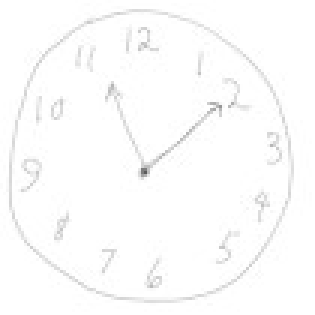
#> input picture images/clock-1.jpg, 105 x 105 px (shown 3 times larger); its folder holds 3 pictures in this run
$ jupyter execute --allow-errors ts_chat.ipynb   (shell and % lines are left out)
#> lines starting #> are read from the running program, lines starting #| are printed output that depends on the picture; after the words box and inside, x2 and y2 are one past the last pixel; in counts of white or black regions, pixels touching at a corner belong together
[cell 1]
import cv2
from matplotlib import pyplot as plt
import numpy as np
from collections import defaultdict
import random

[cell 2]
img_dict = defaultdict(lambda: [])

[cell 3]
for i in range(3):
    filename = 'images/clock-{}.jpg'.format(i+1)
    img = cv2.imread(filename)
#> img is the input picture: shape (105, 105, 3); min 91, max 255, mean 252.1
    img_dict['clock'].append(img)

img_dict['theta'].append(cv2.imread('images/theta-1.jpg'))
img_dict['omnicron'].append(cv2.imread('images/omnicron-1.jpg'))

[cell 4]
drawer = [
    'toht',
    'ty',
    'chat',
    'tui',
    'tui2',
    'futurama'
]
data_size = 10

for d in drawer:
    for i in range(data_size):
        filename = 'images/{}-{}.jpg'.format(d, i+1)
        img = cv2.imread(filename)
        img_dict[d].append(img)

[cell 5]
plt.figure(figsize=(10, 10))

f, axarr = plt.subplots(len(drawer), data_size)
#> (the rest of this cell did not finish here and is left out)

[cell 6]
img = img_dict['tui'][0]

#> (a cell that did not finish here is left out)

#> (a cell that did not finish here is left out)

#> (a cell that did not finish here is left out)

[cell 10]
def find_centroid(img):
    weighted_sum_x, weighted_sum_y, total_sum = 0, 0, 0
    shape = img.shape
    for i in range(shape[0]):
        for j in range(shape[1]):
            weighted_sum_x += img[i][j] * i
            weighted_sum_y += img[i][j] * j
            total_sum += img[i][j]
    return (weighted_sum_x / total_sum, weighted_sum_y / total_sum)

def find_contours(img, tolerant=0.05):
    #set a thresh
    thresh = 100
    #get threshold image
    ret, thresh_img = cv2.threshold(img, thresh, 255, cv2.THRESH_BINARY)
    #find contours
    contours, hierarchy = cv2.findContours(thresh_img, cv2.RETR_TREE, cv2.CHAIN_APPROX_SIMPLE)

    img_area = img.shape[0] * img.shape[1]
    clean_contours = []
    for cnt in contours:
        area = cv2.contourArea(cnt)
        diff = abs(img_area - area)
        if diff > tolerant * img_area:
            clean_contours.append(cnt)

    return clean_contours

[cell 11]
def show_centroid(img):
    centroid = find_centroid(img)
    plt.scatter(centroid[0], centroid[1])
    plt.imshow(img)

def invert(img):
    return 255-img

#> (the rest of this cell did not finish here and is left out)

[cell 12]
from itertools import chain

def get_intersect(p1, p2, centroid, angle):
    A = np.array([p1, p2])
    B = np.array([centroid, [centroid[0] + 1, centroid[1] + np.tan(angle * np.pi / 180)]])
    t, s = np.linalg.solve(np.array([A[1] - A[0], B[0] - B[1]]).T, B[0] - A[0])
    return (1-t) * A[0] + t * A[1]


def cross_centroid_y_raycast(p1, p2, centroid):
    A = np.array([p1, p2])
    B = np.array([centroid, (centroid[0] + 1, centroid[1])])
    try:
        t, s = np.linalg.solve(np.array([A[1] - A[0], B[0] - B[1]]).T, B[0] - A[0])
    except:
        return False
    intersect = (1-t) * A[0] + t * A[1]
    return 0 <= t <= 1 and intersect[0] > centroid[0]


def get_angle(p, centroid):
    zeta = 180 * np.arctan2(p[1] - centroid[1], p[0] - centroid[0]) / np.pi
    if zeta < 0:
        zeta += 360
    return zeta


def get_dist(p1, p2):
    return np.linalg.norm(p1 - p2)

def get_min_max_radial_distance(img):
    contours = find_contours(img)
    centroid = np.array(find_centroid(img))
    min_dist, max_dist = np.ones(360) * np.inf, np.zeros(360)
    for cnt in contours:
        for i in range(len(cnt)):
            p1, p2 = cnt[i][0], cnt[(i+1)%len(cnt)][0]
            a1, a2 = get_angle(p1, centroid), get_angle(p2, centroid)
            if a1 > a2:
                a1, a2, p1, p2 = a2, a1, p2, p1
            if cross_centroid_y_raycast(p1, p2, centroid):
                angles = chain(range(0, np.ceil(a1).astype('int')),range(np.ceil(a2).astype('int'), 360))
            else:
                angles = range(np.ceil(a1).astype('int'), np.ceil(a2).astype('int'))
            for angle in angles:
                intersect = get_intersect(p1, p2, centroid, angle)
                dist = get_dist(intersect, centroid)
                min_dist[angle] = min(min_dist[angle], dist)
                max_dist[angle] = max(max_dist[angle], dist)
    min_dist = np.minimum(min_dist, max_dist)
    return min_dist, max_dist

def show_ts(img):
    dist = get_min_max_radial_distance(img)
    plt.plot(dist[0])
    plt.plot(dist[1])
    plt.show()

#> (the rest of this cell did not finish here and is left out)

[cell 13]
def visualize_alphabet_ts(img, title=""):
    if img.shape[2] > 1:
        img = cv2.cvtColor(img, cv2.COLOR_BGR2GRAY)
    img = invert(img)

    f, axarr = plt.subplots(1, 2, figsize=(10, 3))

    centroid = find_centroid(img)
    axarr[0].scatter(centroid[0], centroid[1])
    axarr[0].imshow(img)
    axarr[0].title.set_text(title)

    dist = get_min_max_radial_distance(img)
    axarr[1].plot(dist[0])
    axarr[1].plot(dist[1])

#> (the rest of this cell did not finish here and is left out)

[cell 14]
clock_label = ['alzheimer', 'healthy', 'parkinson']
for i, label in enumerate(clock_label):
    img = img_dict['clock'][i-1]
    _, img = cv2.threshold(img,245,255,cv2.THRESH_BINARY)
    visualize_alphabet_ts(img, label)
#> this loop made 3 passes
#> pass 1, `_, img = cv2.threshold(img,245,255,cv2.THRESH_BINARY)`:
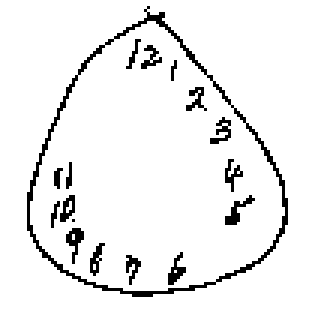
#> img: shape (105, 105, 3) (shown 3 times larger); 93.4% white; black in thin lines or dots, all inside (x1, y1, x2, y2) = (9, 2, 96, 99)
#> pass 2, `_, img = cv2.threshold(img,245,255,cv2.THRESH_BINARY)`:
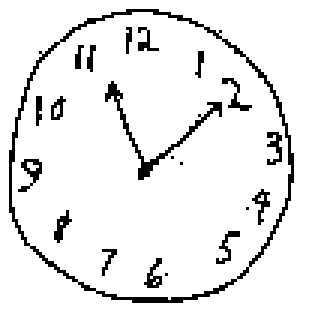
#> img: shape (105, 105, 3) (shown 3 times larger); 91.9% white; black in thin lines or dots, all inside (x1, y1, x2, y2) = (3, 3, 98, 101)
#> after the loop:
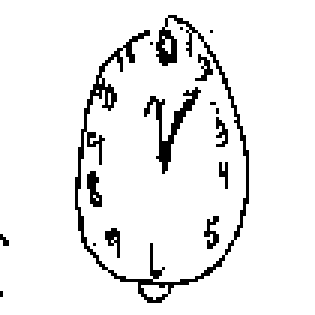
#> img: shape (105, 105, 3) (shown 3 times larger); 92.7% white; black in thin lines or dots, all inside (x1, y1, x2, y2) = (0, 5, 83, 101)
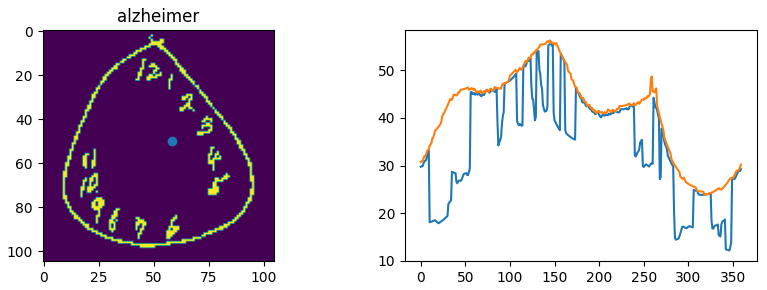
#> figure drawn by matplotlib, 2 panels; panel 2: curve peaks at x = 146, y = 55.66; panel 2: curve peaks at x = 145, y = 56.19
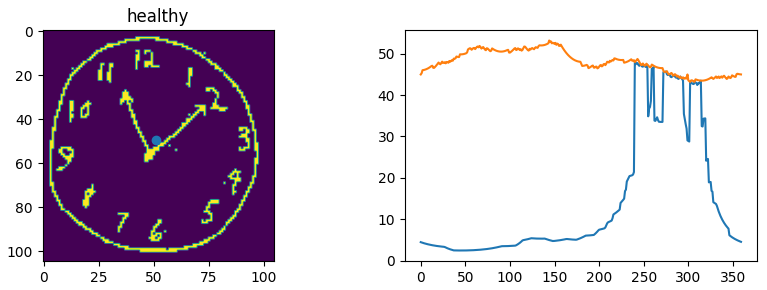
#> figure drawn by matplotlib, 2 panels; panel 2: curve peaks at x = 240, y = 47.93; panel 2: curve peaks at x = 144, y = 53.18
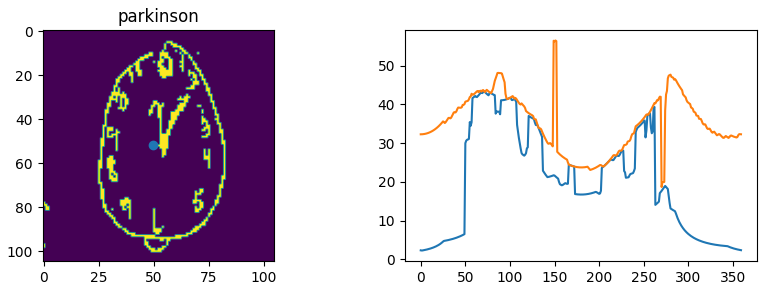
#> figure drawn by matplotlib, 2 panels; panel 2: curve peaks at x = 71, y = 43.42; panel 2: curve peaks at x = 151, y = 56.48

[cell 15]
img = cv2.cvtColor(img, cv2.COLOR_BGR2GRAY)

[cell 16]
dist = get_min_max_radial_distance(img)
